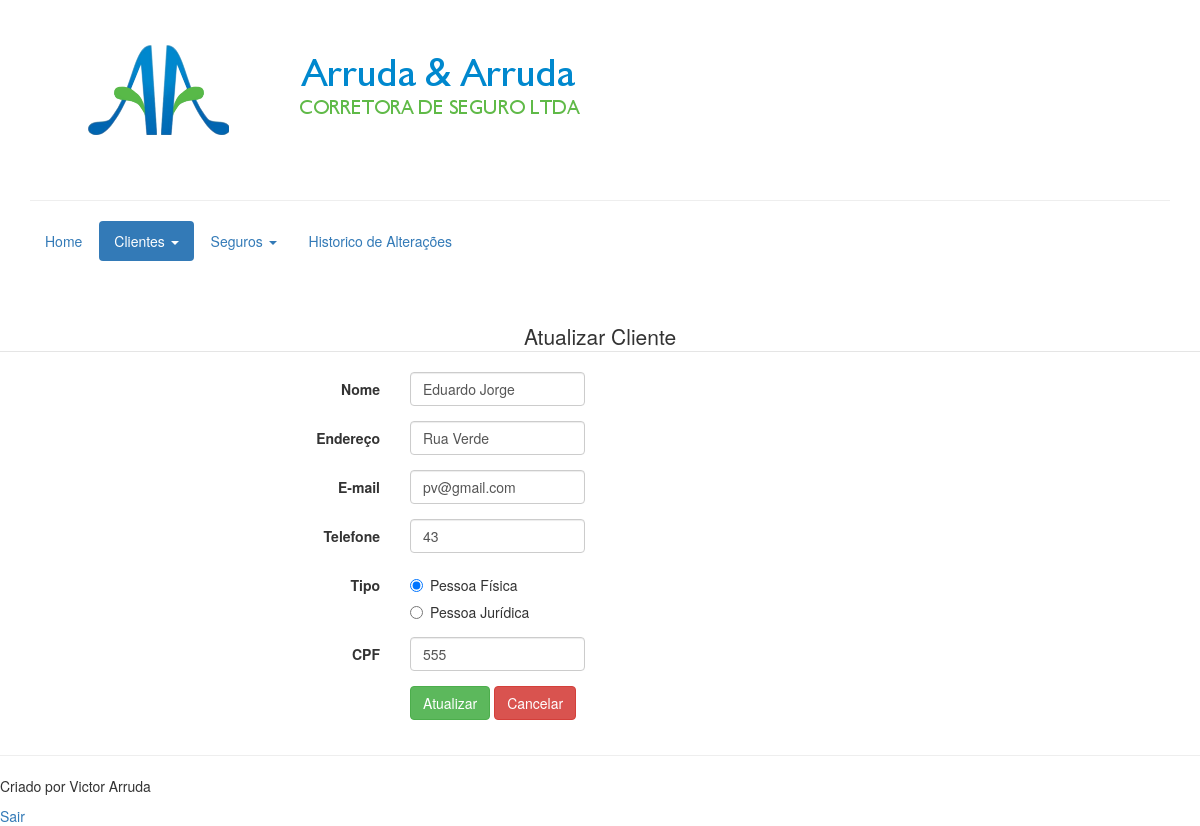
The app's page /principal.php?m=a&id=4 (signed in) with its own data.
### tables this page shows
CREATE TABLE IF NOT EXISTS `Clientes` (
`idCliente` int(11) NOT NULL,
  `nome` varchar(45) NOT NULL,
  `endereco` varchar(45) DEFAULT NULL,
  `telefone` varchar(45) DEFAULT NULL,
  `tipo` varchar(1) NOT NULL,
  `email` varchar(45) DEFAULT NULL,
  `cpf_cnpj` varchar(20) NOT NULL
);

### cls/clientesClass.php (called while the page is built, shortened)
<?php
	require_once 'conexaoClass.php';
	class clientesClass
	{
		var $resultado;
		public function getconsulta()
		{
			return $this -> resultado;
		}
		public function buscarUm($idCliente){
			$conn = new conexaoClass();
			$conn -> abrir_conexao();
			$sql = "select * from Clientes where idCliente = $idCliente";
			$this -> resultado = mysql_query($sql, $conn -> getconn());
		}
	}
?>

### cls/conexaoClass.php (called while the page is built, shortened)
<?php
	class conexaoClass
	{
		var $conn;
		function abrir_conexao()
			{
				$server  = 'localhost';
				$usuario = 'root';
				$senha = '';
				$this -> conn = mysql_connect($server,$usuario, $senha);
			}
		function getconn()
			{
				return $this -> conn;
			}
	}
?>

### atualizarCliente.php (the view, shortened to what this page needs)
<?php
require_once 'cls/clientesClass.php';
$cli = new clientesClass();
$cli-> buscarUm($_GET['id']);
$cliente = mysql_fetch_array($cli -> getconsulta());
?>
<!DOCTYPE html>
<html>
<head>
</head>
<body>
<form class="form-horizontal" method = POST action = 'processarAtualizarClientes.php'>
<fieldset>
<legend align = "center">Atualizar Cliente</legend>
<div class="form-group">
  <label class="col-md-4 control-label" for="textinput">Nome</label>
  <div class="col-md-2">
  <input id="nome" name="nome" type="text" value = "<?=$cliente['nome']?>" class="form-control input-md" required="">
  </div>
</div>
<div class="form-group">
  <label class="col-md-4 control-label" for="endereco">Endereço</label>
  <div class="col-md-2">
  <input id="endereco" name="endereco" type="text" value = "<?=$cliente['endereco']?>" class="form-control input-md">
  </div>
</div>
<div class="form-group">
  <label class="col-md-4 control-label" for="email">E-mail</label>
  <div class="col-md-2">
  <input id="email" name="email" type="text" value = "<?=$cliente['email']?>" class="form-control input-md" required="">
  </div>
</div>
<div class="form-group">
  <label class="col-md-4 control-label" for="telefone">Telefone</label>
  <div class="col-md-2">
  <input id="telefone" name="telefone" type="text" value = "<?=$cliente['telefone']?>" class="form-control input-md">
  </div>
</div>
<div class="form-group">
  <label class="col-md-4 control-label" for="radios">Tipo</label>
  <div class="col-md-4">
  <div class="radio">
    <label for="radios-0">
      <input type="radio" name="tipoCliente" id="radios-0" value="1" checked="checked" onchange="paraCPF()">
      Pessoa Física
    </label>
	</div>
  <div class="radio">
    <label for="radios-1">
      <input type="radio" name="tipoCliente" id="radios-1" value="2" onchange="paraCNPJ()">
      Pessoa Jurídica
    </label>
	</div>
  </div>
</div>
<div class="form-group">
  <label id = "texto" class="col-md-4 control-label" for="cpf_cnpj">CPF</label>
  <div class="col-md-2">
  <input id="cpf_cnpj" name="cpf_cnpj" pattern = "^[0-9]{3}.[0-9]{3}.[0-9]{3}-[0-9]{2}$" type="text" value = "<?=$cliente['cpf_cnpj']?>" class="form-control input-md" required="">
  </div>
</div>
<div class="form-group">
  <label class="col-md-4 control-label" for="atualizar"></label>
  <div class="col-md-8">
    <button id="atualizar" name="atualizar" class="btn btn-success">Atualizar</button>
    <button id="cancelar" type = "button" onclick= "getBack()" name="cancelar" class="btn btn-danger">Cancelar</button>
  </div>
</div>
</fieldset>
</form>
</body>
</html>

### records on screen
clientes: nome "Eduardo Jorge", endereco "Rua Verde", email "pv@gmail.com", telefone "43", cpf_cnpj "555"
